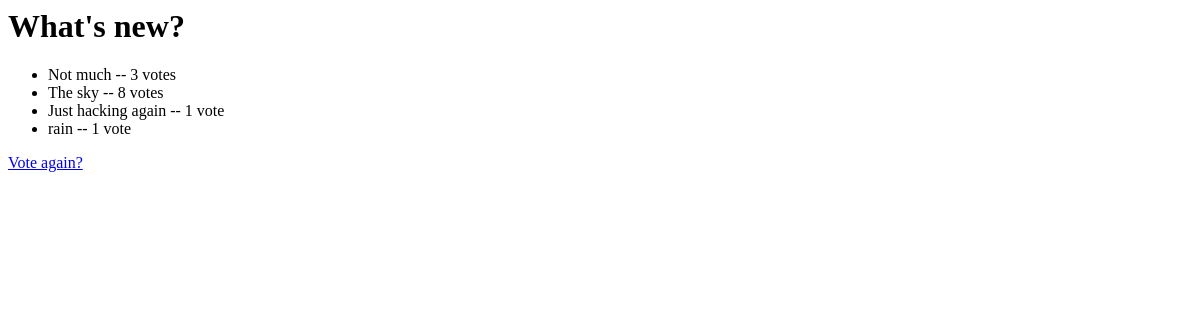
Before: /1/results/ with the older database file.
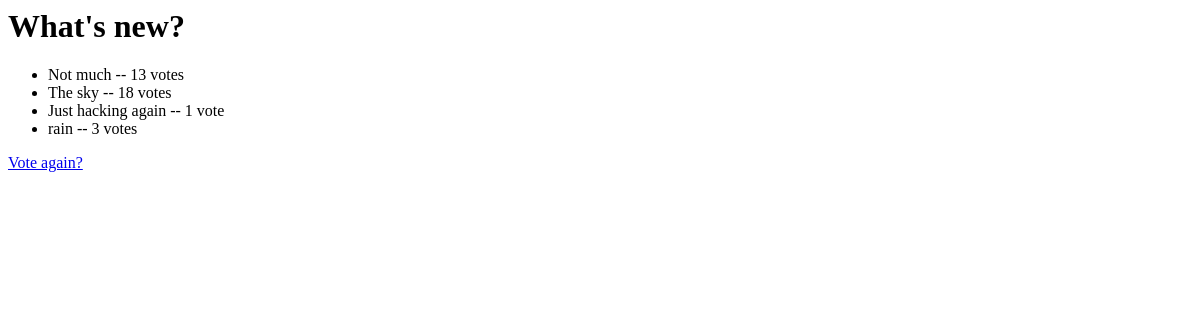
After: the same page with the newer database file.
### polls/models.py (models this page shows, shortened)
class Question(models.Model):
    question_text = models.CharField(max_length=200)
    pub_date = models.DateTimeField('date published')

class Choice(models.Model):
    question = models.ForeignKey(Question, on_delete=models.CASCADE)
    choice_text = models.CharField(max_length=200)
    votes = models.IntegerField(default=0)

### polls/views.py (the view)
# urls.py: path('<int:pk>/results/', views.ResultsView.as_view(), name='results'),
class ResultsView(generic.DetailView):
    model = Question
    template_name = 'polls/results.html'

### polls/templates/polls/results.html (shortened to what this page needs)
{% load static %}
<h1>{{ question.question_text }}</h1>
<ul>
{% for choice in question.choice_set.all %}
    <li>{{ choice.choice_text }} -- {{ choice.votes }} vote{{ choice.votes|pluralize }}</li>
{% endfor %}
</ul>
<a href="#"  onclick="getDetails(this.id);"  id="{{question_id}}">Vote again?</a>

Changed rows visible on the page:
changed Choice "Not much": votes "3" → "13"
changed Choice "The sky": votes "8" → "18"
changed Choice "rain": votes "1" → "3"
